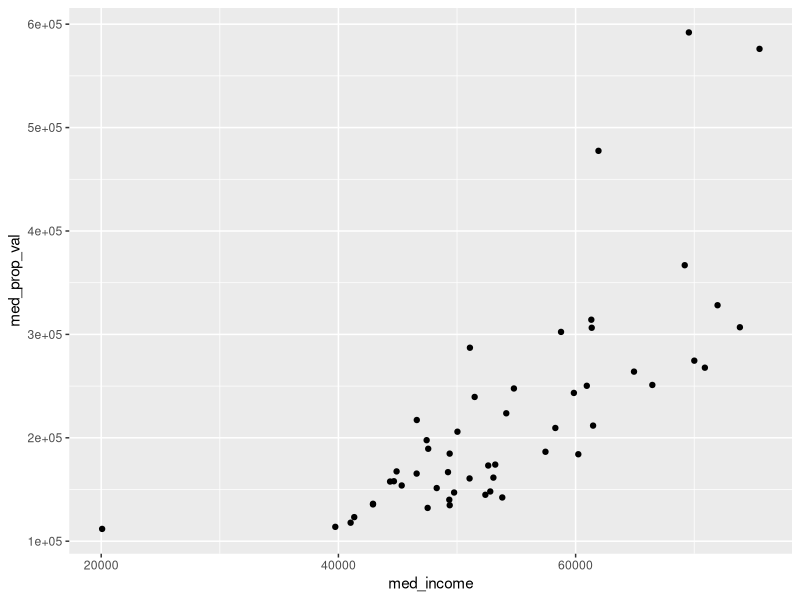
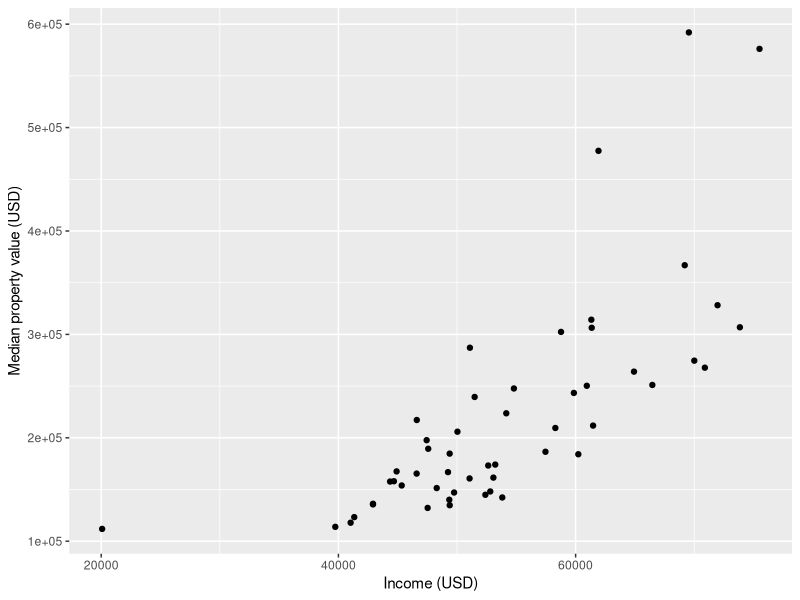
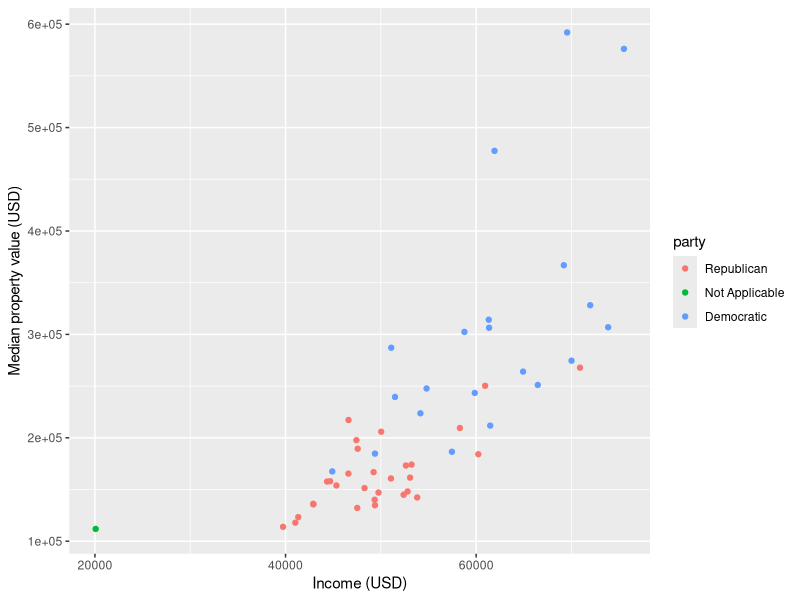
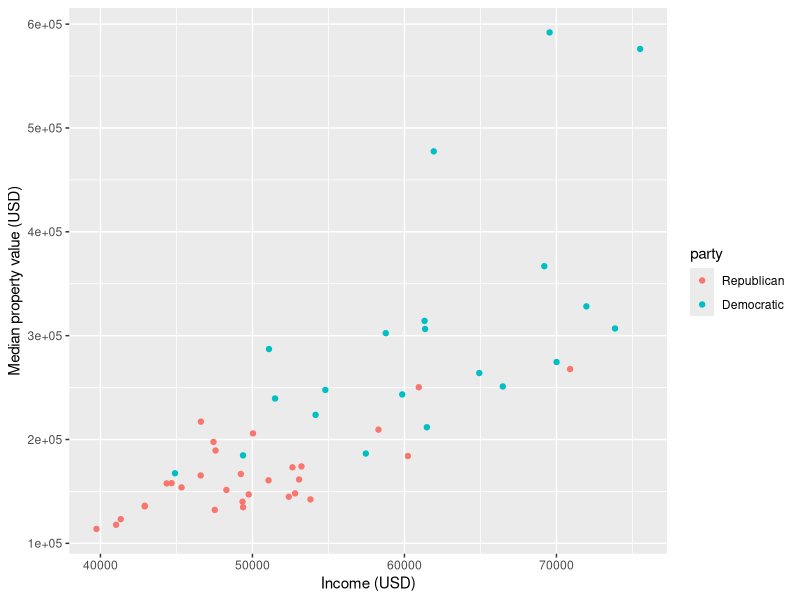
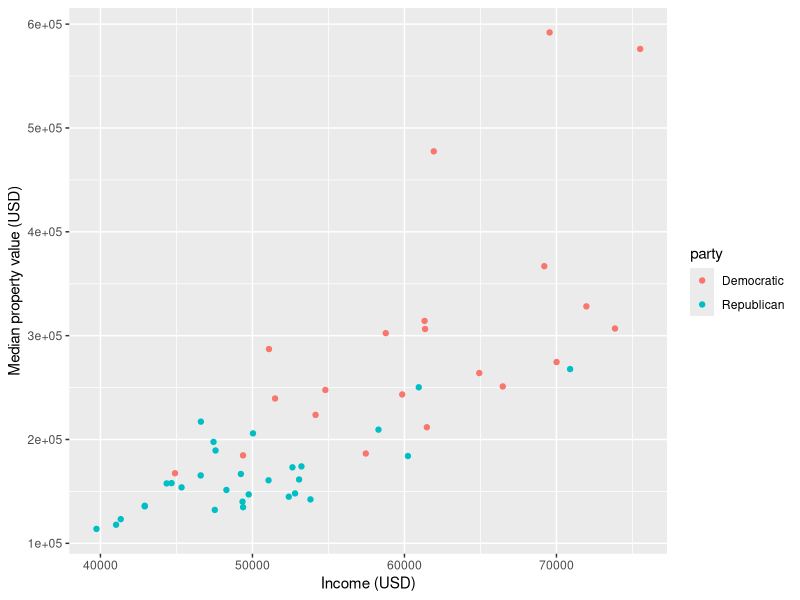

The R source for these figures, in order:
## ---- chunk 1
library(forcats)
## ---- chunk 2
library(tidyverse)
read_csv("data/state_property_vote.csv")
## ---- chunk 3
us_data <- read_csv("data/state_property_vote.csv")
## ---- chunk 4
us_data
## ---- chunk 5
us_data
## ---- chunk 6
state_column <- select(us_data, state)
state_column
## ---- chunk 7
three_columns <- select(us_data, state, med_prop_val, avg_commute)
three_columns
## ---- chunk 8
column_range <- select(us_data, state:med_prop_val)
column_range
## ---- chunk 9
new_york <- filter(us_data, state == "New York")
new_york
## ---- chunk 10
high_incomes <- filter(us_data, med_income > 58771)
high_incomes
## ---- chunk 11
print(us_data)
## ---- chunk 12
ggplot(us_data, aes(x = med_income, y = med_prop_val)) +
    geom_point()
## ---- chunk 13
ggplot(us_data, aes(x = med_income, y = med_prop_val)) +
    geom_point() +
    xlab("Income (USD)") +
    ylab("Median property value (USD)")    
## ---- chunk 14
us_data <- us_data %>% mutate(party = factor(party, levels = c("Republican", "Not Applicable", "Democratic")))
## ---- chunk 15
ggplot(us_data, aes(x = med_income, y = med_prop_val, color = party)) +
  geom_point() +
  xlab("Income (USD)") +
  ylab("Median property value (USD)")
## ---- chunk 16
missing_party <- filter(us_data, party == "Not Applicable")
missing_party
## ---- chunk 17
vote_data <- filter(us_data, party != "Not Applicable")
vote_data
## ---- chunk 18
ggplot(vote_data, aes(x = med_income, y = med_prop_val, color = party)) +
  geom_point() +
  xlab("Income (USD)") +
  ylab("Median property value (USD)")
## ---- chunk 19
library(tidyverse)

us_data <- read_csv("data/state_property_vote.csv")

vote_data <- filter(us_data, party != "Not Applicable")

ggplot(vote_data, aes(x = med_income, y = med_prop_val, color = party)) +
  geom_point() +
  xlab("Income (USD)") +
  ylab("Median property value (USD)")
